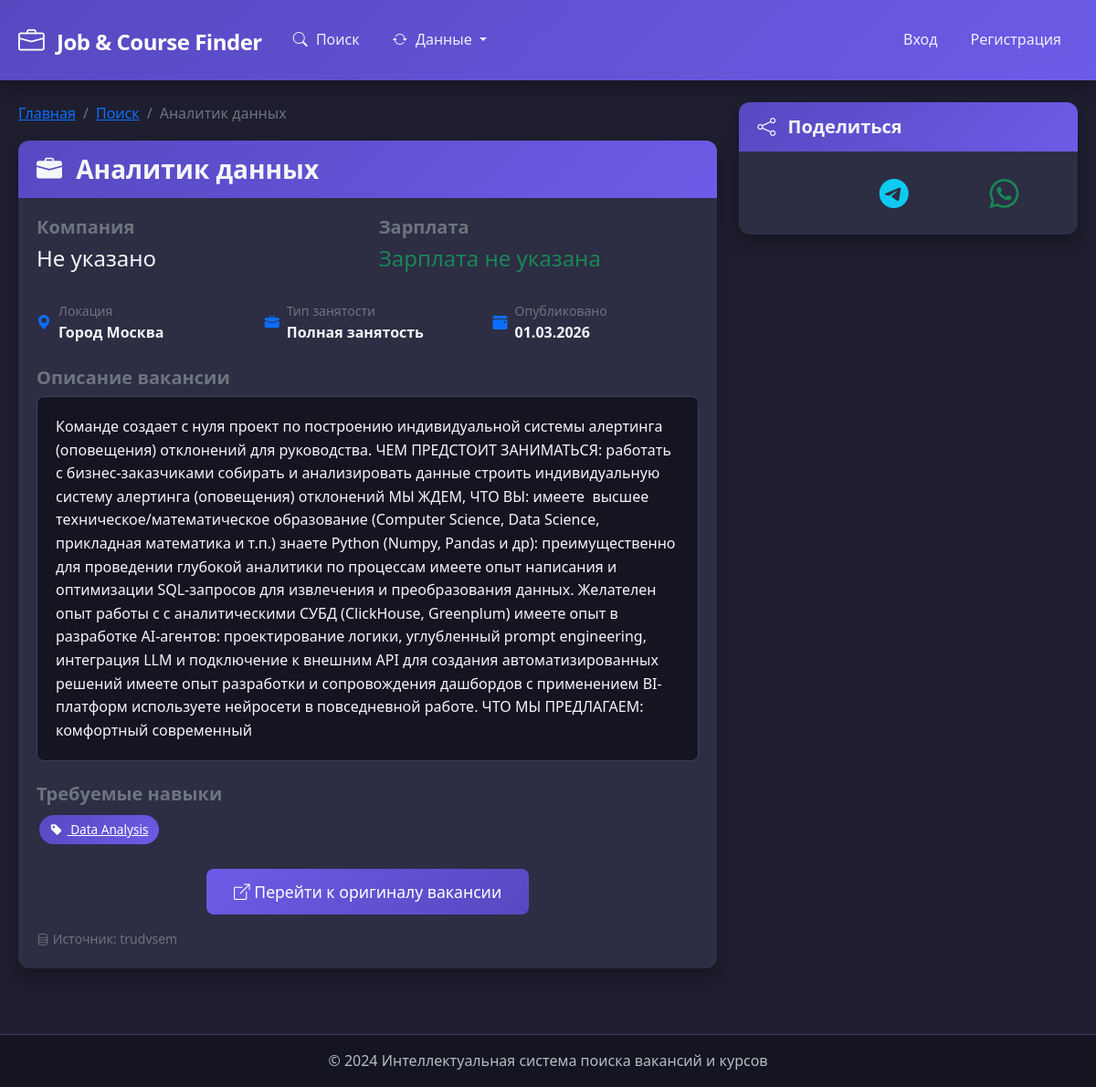
Screenshot of /vacancy/322 with the database file from the repository.
### models.py (models this page shows, shortened)
class Vacancy(db.Model):
    __tablename__ = 'vacancies'
    id = db.Column(db.Integer, primary_key=True)
    title = db.Column(db.String(200), nullable=False)
    company = db.Column(db.String(100))
    description = db.Column(db.Text)
    requirements = db.Column(db.Text)
    salary_min = db.Column(db.Integer)
    salary_max = db.Column(db.Integer)
    salary_currency = db.Column(db.String(3), default='RUB')
    location = db.Column(db.String(100))
    employment_type = db.Column(db.String(50))
    experience_required = db.Column(db.String(50))
    url = db.Column(db.String(500))
    source = db.Column(db.String(50))
    posted_date = db.Column(db.DateTime)
    created_at = db.Column(db.DateTime, default=datetime.utcnow)
    skills = db.relationship('Skill', secondary=vacancy_skills, backref=db.backref('vacancies', lazy='dynamic'))
    def get_salary_display(self):
        if self.salary_min and self.salary_max:
            return f"{self.salary_min} - {self.salary_max} {self.salary_currency}"
        elif self.salary_min:
            return f"от {self.salary_min} {self.salary_currency}"
        elif self.salary_max:
            return f"до {self.salary_max} {self.salary_currency}"
        return "Зарплата не указана"

class Skill(db.Model):
    __tablename__ = 'skills'
    id = db.Column(db.Integer, primary_key=True)
    name = db.Column(db.String(50), unique=True, nullable=False)
    category = db.Column(db.String(50))

### app.py (the view)
@app.route('/vacancy/<int:vacancy_id>')
def vacancy_detail(vacancy_id):
    vacancy = db.session.get(Vacancy, vacancy_id)
    if not vacancy:
        flash('Вакансия не найдена')
        return redirect(url_for('search'))
    if current_user.is_authenticated:
        try:
            db_manager.add_view_history(current_user.id, vacancy_id, 'vacancy')
            similar = recommender.content_based_recommendations(vacancy_id, 'vacancy', limit=3)
        except:
            similar = []
    else:
        similar = []
    return render_template('vacancy.html', vacancy=vacancy, similar=similar)

### templates/vacancy.html (shortened to what this page needs)
{% extends "base.html" %}
{% block content %}
<div class="row">
    <div class="col-md-8">
        <nav aria-label="breadcrumb">
            <ol class="breadcrumb">
                <li class="breadcrumb-item"><a href="{{ url_for('index') }}">Главная</a></li>
                <li class="breadcrumb-item"><a href="{{ url_for('search') }}">Поиск</a></li>
                <li class="breadcrumb-item active" aria-current="page">{{ vacancy.title }}</li>
            </ol>
        </nav>
        <div class="card mb-4">
            <div class="card-header">
                <h3 class="mb-0">
                    <i class="bi bi-briefcase-fill"></i> {{ vacancy.title }}
                </h3>
            </div>
            <div class="card-body">
                <div class="row mb-4">
                    <div class="col-md-6">
                        <h5 class="text-muted">Компания</h5>
                        <p class="h4">{{ vacancy.company }}</p>
                    </div>
                    <div class="col-md-6">
                        <h5 class="text-muted">Зарплата</h5>
                        <p class="h4 text-success">{{ vacancy.get_salary_display() }}</p>
                    </div>
                </div>
                <div class="row mb-4">
                    <div class="col-md-4">
                        <div class="d-flex align-items-center">
                            <i class="bi bi-geo-alt-fill text-primary me-2"></i>
                            <div>
                                <small class="text-muted d-block">Локация</small>
                                <strong>{{ vacancy.location or 'Не указана' }}</strong>
                            </div>
                        </div>
                    </div>
                    <div class="col-md-4">
                        <div class="d-flex align-items-center">
                            <i class="bi bi-briefcase-fill text-primary me-2"></i>
                            <div>
                                <small class="text-muted d-block">Тип занятости</small>
                                <strong>
                                    {% if vacancy.employment_type == 'full-time' %}
                                        Полная занятость
                                    {% elif vacancy.employment_type == 'part-time' %}
                                        Частичная занятость
                                    {% elif vacancy.employment_type == 'remote' %}
                                        Удаленная работа
                                    {% else %}
                                        {{ vacancy.employment_type or 'Не указан' }}
                                    {% endif %}
                                </strong>
                            </div>
                        </div>
                    </div>
                    <div class="col-md-4">
                        <div class="d-flex align-items-center">
                            <i class="bi bi-calendar-event-fill text-primary me-2"></i>
                            <div>
                                <small class="text-muted d-block">Опубликовано</small>
                                <strong>{{ vacancy.posted_date.strftime('%d.%m.%Y') if vacancy.posted_date else 'Недавно' }}</strong>
                            </div>
                        </div>
                    </div>
                </div>
                <div class="mb-4">
                    <h5 class="text-muted">Описание вакансии</h5>
                    <div class="vacancy-description">
                        {% if vacancy.description %}
                            {{ vacancy.description | safe }}
                        {% else %}
                            <p class="text-muted">Описание отсутствует</p>
                        {% endif %}
                    </div>
                </div>
                <div class="mb-4">
                    <h5 class="text-muted">Требуемые навыки</h5>
                    <div class="d-flex flex-wrap">
                        {% for skill in vacancy.skills %}
                        <a href="{{ url_for('search') }}?skills={{ skill.name }}" class="skill-tag">
                            <i class="bi bi-tag-fill"></i> {{ skill.name }}
                        </a>
                        {% else %}
                        <p class="text-muted">Навыки не указаны</p>
                        {% endfor %}
                    </div>
                </div>
                {% if vacancy.url and vacancy.url != '#' %}
                <div class="text-center mt-4">
                    <a href="{{ vacancy.url }}" target="_blank" class="btn btn-primary btn-lg">
                        <i class="bi bi-box-arrow-up-right"></i> Перейти к оригиналу вакансии
                    </a>
                </div>
                {% endif %}
                <div class="mt-3 text-muted small">
                    <i class="bi bi-database"></i> Источник: {{ vacancy.source or 'База данных' }}
                </div>
            </div>
        </div>
    </div>
    <div class="col-md-4">
        <div class="card">
            <div class="card-header">
                <h5 class="mb-0"><i class="bi bi-share"></i> Поделиться</h5>
            </div>
            <div class="card-body">
                <div class="d-flex justify-content-around">
                    <a href="#" class="text-info" onclick="window.open('https://t.me/share/url?url=' + encodeURIComponent(window.location.href), '_blank')">
                        <i class="bi bi-telegram" style="font-size: 2rem;"></i>
                    </a>
                    <a href="#" class="text-success" onclick="window.open('https://wa.me/?text=' + encodeURIComponent(window.location.href), '_blank')">
                        <i class="bi bi-whatsapp" style="font-size: 2rem;"></i>
                    </a>
                </div>
            </div>
        </div>
    </div>
</div>
{% endblock %}

### static/style.css (style rules this page uses)
:root { --primary-color: #6c5ce7; --primary-dark: #5649c0; --primary-light: #8b7cf0; --secondary-color: #00b894; --secondary-dark: #00997a; --danger-color: #d63031; --warning-color: #fdcb6e; --info-color: #0984e3; --dark-bg: #1e1e2f; --darker-bg: #151522; --card-bg: #2d2d44; --light-text: #f5f6fa; --gray-text: #b2bec3; --border-color: #3d3d5c; --success-color: #00b894; --hover-bg: #3d3d5c; --shadow: 0 8px 16px rgba(0, 0, 0, 0.3); --transition: all 0.3s ease; }
body { background-color: var(--dark-bg); color: var(--light-text); font-family: 'Segoe UI', Tahoma, Geneva, Verdana, sans-serif; line-height: 1.6; min-height: 100vh; display: flex; flex-direction: column; }
.card { background-color: var(--card-bg); border: none; border-radius: 12px; box-shadow: var(--shadow); margin-bottom: 20px; overflow: hidden; transition: var(--transition); }
.card-header { background: linear-gradient(135deg, var(--primary-dark) 0%, var(--primary-color) 100%); color: white; font-weight: 600; padding: 15px 20px; border: none; }
.card-header h4, .card-header h5 { margin: 0; font-weight: 600; }
.card-header i { margin-right: 8px; }
.card-body { padding: 20px; }
.btn { border-radius: 8px; padding: 10px 20px; font-weight: 500; transition: var(--transition); border: none; }
.btn-primary { background: linear-gradient(135deg, var(--primary-color) 0%, var(--primary-dark) 100%); color: white; }
.btn-lg { padding: 12px 30px; font-size: 1.1rem; }
.skill-tag { display: inline-block; padding: 5px 12px; margin: 3px; background: linear-gradient(135deg, var(--primary-dark) 0%, var(--primary-color) 100%); color: white; border-radius: 20px; font-size: 0.85rem; cursor: pointer; transition: var(--transition); border: none; }
.skill-tag i { margin-right: 5px; }
h1, h2, h3, h4, h5, h6 { color: var(--light-text); font-weight: 600; }
.vacancy-description, .course-description, .detail-description, .description-text { background-color: var(--darker-bg) !important; color: var(--light-text) !important; padding: 20px; border-radius: 8px; border: 1px solid var(--border-color); line-height: 1.6; }

### rows the page displays
Vacancy: title "Аналитик данных", company "Не указано", salary "Зарплата не указана", location "Город Москва", posted_date "01.03.2026", description "Команде создает с нуля проект по построению индивидуальной системы алертинга (оповещения) отклонений для руководства. ЧЕМ ПРЕДСТОИТ ЗАНИМАТЬСЯ: работать с бизнес-заказчиками собирать и анализировать данные строить индивидуальную систему алертинга (оповещения) отклонений МЫ ЖДЕМ, ЧТО ВЫ: имеете высшее техническое/математическое образование (Computer Science, Data Science, прикладная математика и т.п.) знаете Python (Numpy, Pandas и др): преимущественно для проведении глубокой аналитики по процессам имеете опыт написания и оптимизации SQL-запросов для извлечения и преобразования данных. Желателен опыт работы с с аналитическими СУБД (ClickHouse, Greenplum) имеете опыт в разработке AI-агентов:…", source "trudvsem"
Skill: name "Data Analysis"
